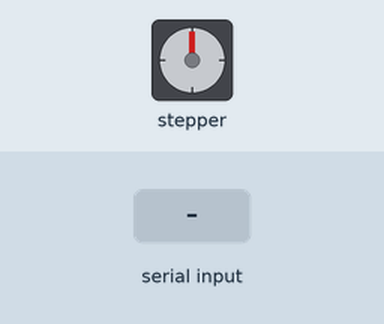
Bench run of a sketch on a simulated Arduino Uno, built with avr-gcc and run on an emulated ATmega328P. Shown: stepper motor. The inputs (shaded band) are chosen by the test bench. Stepper angles assume 200 steps per turn.

Above: at 3.2 s.
3.3 s: "30,150\n" received over Serial
At 4.5 s:
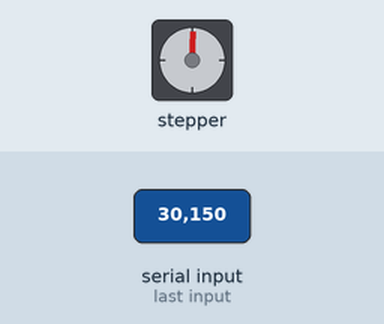
4.8 s: "5\n" received over Serial
At 6.0 s:
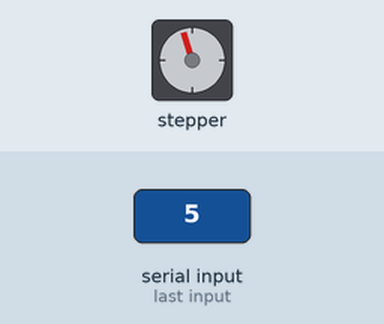
6.4 s: "5\n" received over Serial
At 7.2 s:
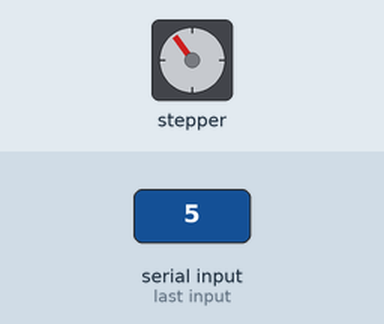
Timing chart, 0 to 9.4 s (numbered marks = the images above; inputs shaded):
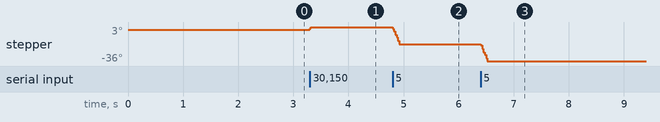

Measured:
- after the input at 3.3 s, stepper: goes 1° 0.01 s, then 3°, starting at once
- after the input at 4.8 s, stepper: turns 20° counter-clockwise in 0.12 s, starting at once
- after the input at 6.4 s, stepper: turns 19° counter-clockwise in 0.12 s, starting at once

The sketch:

sketch_feb10a.ino
```cpp
#include <AFMotor.h>
#include <AFMotor.h>
const int stepsPerRevolution = 200;
//each step is 1.8 degrees
//for steps divide angle by steps/degree
const float degreeToStep = 1.8;
AF_Stepper motor2(stepsPerRevolution, 1);
AF_Stepper motor1(stepsPerRevolution, 2);

const float fov_vertical = 51/2;

void setup() {
  // put your setup code here, to run once:
  Serial.begin(115200);
  Serial.setTimeout(1);

  motor1.setSpeed(25);
//  motor2.setSpeed(25);  // 10 rpm
  delay(2000);
}

int x;
int position = 51/2; // track degrees away from center [0, 90]

void loop() {
  while (!Serial.available());
  x = (Serial.readString().toInt());

  if (x<fov_vertical*2 && x>0){
    if (x > fov_vertical) {
      position += x-fov_vertical;
      motor1.step((x-fov_vertical)/degreeToStep, FORWARD, DOUBLE);
    } else if (x < fov_vertical) {
      position -= fov_vertical-x;
      motor1.step((fov_vertical-x)/degreeToStep, BACKWARD, DOUBLE);
    }
  }
}
```
